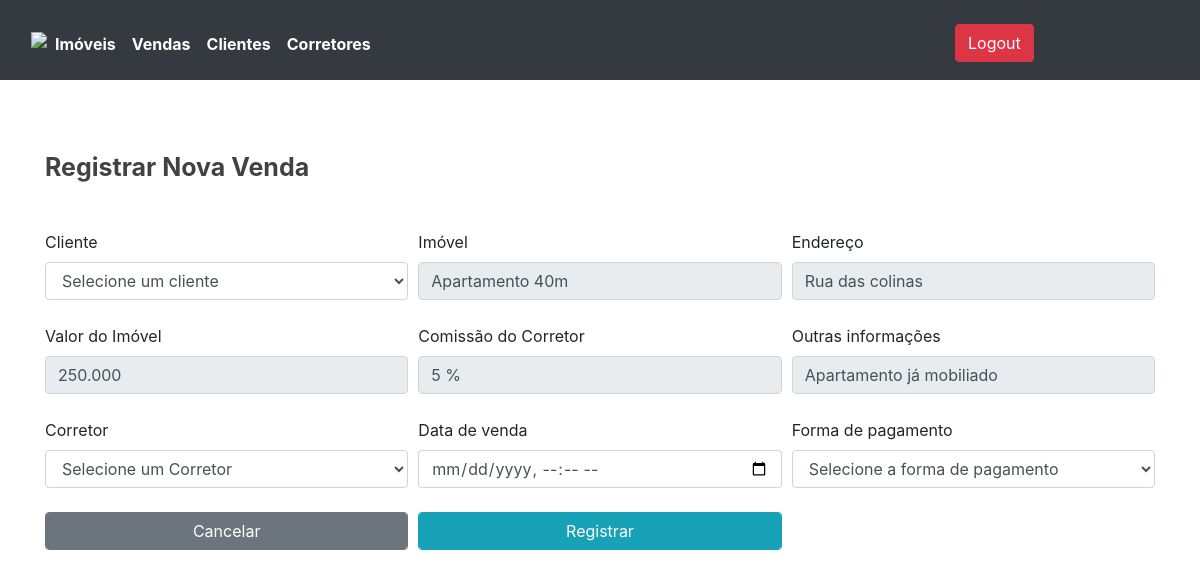
Screenshot of /vendas/nova/1/ (signed in) with the database file from the repository.
### core/models.py (models this page shows, shortened)
class Imovel(models.Model):
    tipo = models.CharField(max_length=255)
    valor = models.CharField(max_length=255)
    endereco = models.CharField(max_length=255)
    comissao = models.IntegerField(default=5)
    descricao = models.CharField(max_length=255)
    informacoes = models.TextField(blank=True,null=True)
    class Meta:
        db_table = 'imovel'

### core/views.py (the view)
# urls.py: path('vendas/nova/<int:id_imovel>/',views.nova_venda),
@login_required(login_url='/login/')
def nova_venda(request,id_imovel):
    clientes = Cliente.objects.all()
    corretores = Corretor.objects.all()
    imovel = Imovel.objects.get(id=id_imovel)
    pagamentos = Pagamento.objects.all()
    dados = {
        'clientes':clientes,
        'corretores':corretores,
        'imovel':imovel,
        'pagamentos':pagamentos
    }
    return render(request,'nova-venda.html',dados)

### templates/nova-venda.html (shortened to what this page needs)
{% extends "estrutura.html" %}
    {% block content %}
    <div class="container">
        <div class="row pt-5 ">
            <div class="col-12 pt-4">
                <h1 class="mb-5">Registrar Nova Venda</h1>
                <form action="/vendas/submit/" method="post" class="form-group">{% csrf_token %}
                    <div class="form-row">
                        <div class="col-4">
                        <label for="">Cliente</label>
                        <select class="form-select form-control" aria-label="Default select example" name="id_cliente">
                          <option selected>Selecione um cliente</option>
                        </select>
                    </div>
                    <div class="col-4">
                        <label for="">Imóvel</label>
                        <input type="text" value="{{imovel.descricao}}" class="form-control" disabled="disabled">
                    </div>
                    <div class="col-4">
                        <label for="">Endereço</label>
                        <input type="text" value="{{imovel.endereco}}" disabled="disabled" class="form-control">
                    </div>
                    </div>
                    <div class="form-row mt-4">
                        <div class="col-4">
                        <label for="">Valor do Imóvel</label>
                        <input type="text" value="{{imovel.valor}}" disabled="disabled" class="form-control">
                    </div>
                     <div class="col-4">
                        <label for="">Comissão do Corretor</label>
                        <input type="text" value="{{imovel.comissao}} %" disabled="disabled" class="form-control">
                    </div>
                    <div class="col-4">
                        <label for="">Outras informações</label>
                        <input type="text" value="{{imovel.informacoes}}" disabled="disabled" class="form-control">
                    </div>
                    </div>
                    <div class="form-row mt-4">
                        <div class="col-4  mb-4">
                        <label for="">Corretor</label>
                        <select class="form-select form-control" aria-label="Default select example" name="id_corretor">
                          <option selected>Selecione um Corretor</option>
                        </select>
                    </div>
                    <div class="col-4  mb-4">
                        <label for="">Data de venda</label>
                        <input type="datetime-local" class="form-control" name="data">
                    </div><br>
                    <div class="col-4 ">
                        <label for="">Forma de pagamento</label>
                        <select class="form-select form-control" aria-label="Default select example" name="id_pagamento">
                          <option selected>Selecione a forma de pagamento</option>
                        </select>
                    </div>
                    </div>
                    <div class="form-row">
                         <div class="col-4">
                        <input type="button" class="form-control btn btn-secondary" value="Cancelar">
                    </div>
                    <div class="col-4">
                        <input type="submit" class="form-control btn btn-info" value="Registrar">
                    </div>
                    </div>
                </form>
            </div>
        </div>
    </div>
    {% endblock %}

### templates/estrutura.html (style rules this page uses)
h1 { font-size: 25px; font-weight: bold; color:#424244 }

### rows the page displays
Imovel: descricao "Apartamento 40m", endereco "Rua das colinas", valor "250.000", comissao "5 %", informacoes "Apartamento já mobiliado"
